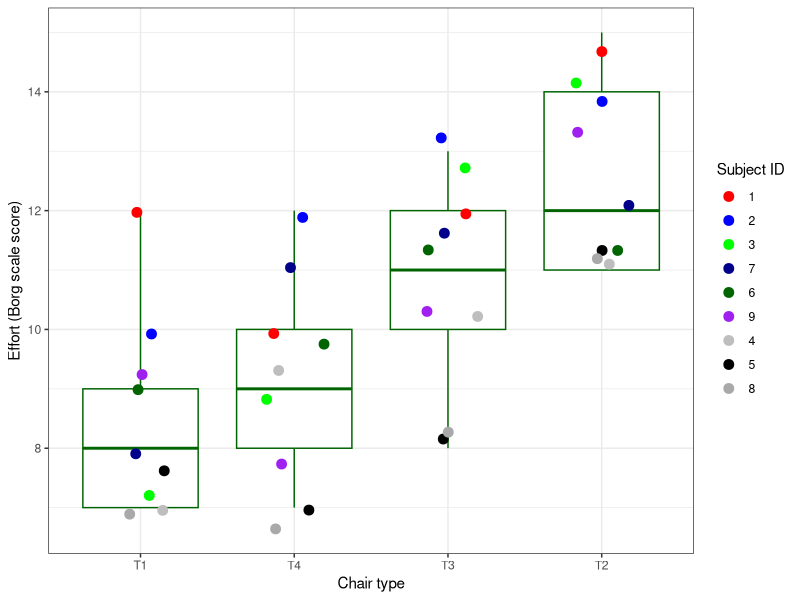

Source code (R):
## ---- chunk 1
library(tidyverse)
library(nlme)

set.seed(123)

ergoStool %>% as_tibble()

plot_ergo <- ergoStool %>%
  ggplot(aes(x = reorder(Type, effort), y = effort)) +
  geom_boxplot(colour = "darkgreen", outlier.shape = NA) +
  geom_jitter(aes(colour = reorder(Subject, -effort)), 
              width = 0.2, size = 3) +
  scale_color_manual(
    values = c(
      "red","blue", 
      "green", "darkblue", 
      "darkgreen", "purple", 
      "grey", "black", "darkgrey"),
  ) +
  ylab("Effort (Borg scale score)") +
  xlab("Chair type") +
  guides(colour=guide_legend(title = "Subject ID")) +
  theme_bw()

plot_ergo
